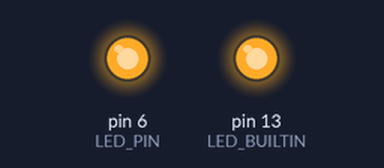
Bench run of a sketch on a simulated Arduino Uno, built with avr-gcc and run on an emulated ATmega328P. On the bench: output pins drawn as LEDs (lit = HIGH).

Above: at 0.1 s.
At 3.1 s:
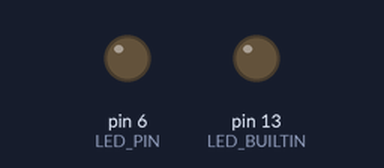
Timing chart, 0 to 4.6 s (numbered marks = the images above):
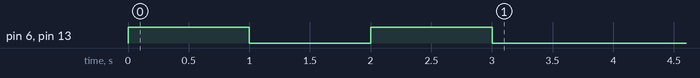

The sketch:

Cible.ino
```cpp
#include <LiquidCrystal_I2C.h>
#include <VirtualWire.h>
#include <IRremote.h> // Referring to the IRRemote function library, the header file
                        //has defined PIN 3 as the signal output, so it can only connect
                        //to PIN 3. If change, please change it in the header file
                        //Using version 2.0.1
IRsend irsend;

int RECV_PIN = 11;
IRrecv irrecv (RECV_PIN);
decode_results irmsg;

int LED_PIN = 6;

void setup(){
  irrecv.enableIRIn();
  pinMode(LED_PIN, OUTPUT);
  pinMode(LED_BUILTIN, OUTPUT);
  digitalWrite(LED_PIN, HIGH);
  digitalWrite(LED_BUILTIN, HIGH);
  delay(1000);
  digitalWrite(LED_PIN, LOW);
  digitalWrite(LED_BUILTIN, LOW);
  delay(1000);
  digitalWrite(LED_PIN, HIGH);
  digitalWrite(LED_BUILTIN, HIGH);
  delay(1000);
  digitalWrite(LED_PIN, LOW);
  digitalWrite(LED_BUILTIN, LOW);
  delay(1000);
}

void loop() {
  if (irrecv.decode(&irmsg)) {
    Serial.println(irmsg.value, HEX);
    digitalWrite(LED_PIN, HIGH);
    digitalWrite(LED_BUILTIN, HIGH);
    delay(1000);
    digitalWrite(LED_PIN, LOW);
    digitalWrite(LED_BUILTIN, LOW);
    delay(1000);
    irrecv.resume(); // Receive the next value
  }
}
```
